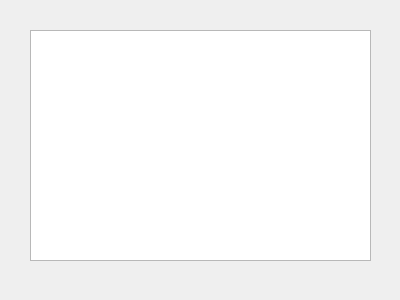
<?xml version="1.0" encoding="UTF-8"?>
<ui version="4.0">
 <class>Dialog</class>
 <widget class="QDialog" name="Dialog">
  <property name="geometry">
   <rect>
    <x>0</x>
    <y>0</y>
    <width>400</width>
    <height>300</height>
   </rect>
  </property>
  <property name="windowTitle">
   <string>Dialog</string>
  </property>
  <widget class="QListWidget" name="ls_modules">
   <property name="geometry">
    <rect>
     <x>30</x>
     <y>30</y>
     <width>341</width>
     <height>231</height>
    </rect>
   </property>
  </widget>
 </widget>
 <layoutdefault spacing="6" margin="11"/>
 <resources/>
 <connections/>
</ui>
